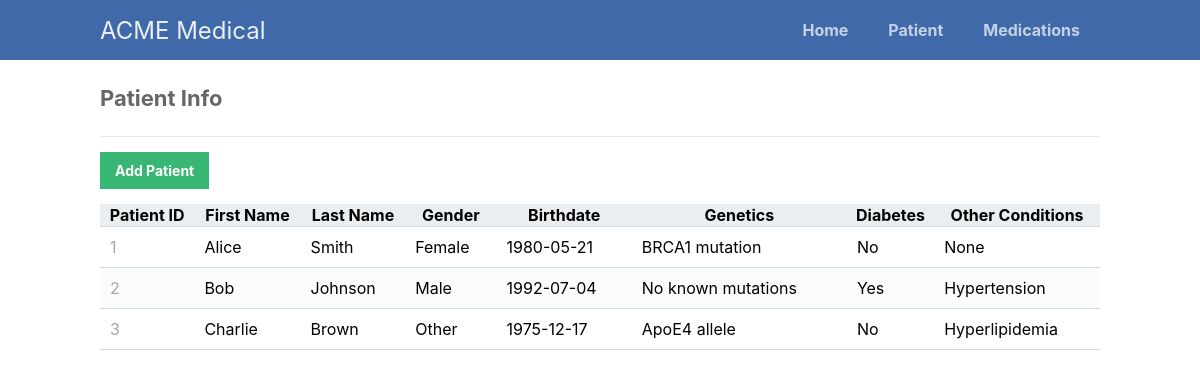
Screenshot of /scripts/patient/patient-portal.php with the database file from the repository.
### tables this page shows
CREATE TABLE IF NOT EXISTS PatientInformation (
  PatientID INT AUTO_INCREMENT PRIMARY KEY,
  FirstName VARCHAR(255) NOT NULL,
  LastName VARCHAR(255) NOT NULL,
  Gender ENUM('Male', 'Female', 'Other') NOT NULL,
  Birthdate DATE NOT NULL,
  Genetics TEXT,
  Diabetes ENUM('Yes', 'No') NOT NULL,
  OtherConditions TEXT
);

### scripts/patient/patient-portal.php (the view, shortened to what this page needs)
<?php
@include_once (APP_ROOT.APP_FOLDER_NAME . '/scripts/functions.php');
$pdo = pdo_connect_mysql();
$page = isset($_GET['page']) && is_numeric($_GET['page']) ? (int)$_GET['page'] : 1;
$records_per_page = 5;
$stmt = $pdo->prepare('SELECT * FROM PatientInformation ORDER BY PatientID LIMIT :current_page, :record_per_page');
$stmt->bindValue(':current_page', ($page-1)*$records_per_page, PDO::PARAM_INT);
$stmt->bindValue(':record_per_page', $records_per_page, PDO::PARAM_INT);
$stmt->execute();
$patients = $stmt->fetchAll(PDO::FETCH_ASSOC);
echo "
<div class='content read'>
	<h2>Patient Info</h2>
	<a href='patient-add.php' class='create-entry'>Add Patient</a>
    <table>
    <thead>
        <tr>
            <th>Patient ID</th>
            <th>First Name</th>
            <th>Last Name</th>
            <th>Gender</th>
            <th>Birthdate</th>
            <th>Genetics</th>
            <th>Diabetes</th>
            <th>Other Conditions</th>
        </tr>
        <thead>
        <tbody>";
foreach ($patients as $patient) {
    echo "<tr>";
    echo "<td>" . $patient["PatientID"] . "</td>";
    echo "<td>" . $patient["FirstName"] . "</td>";
    echo "<td>" . $patient["LastName"] . "</td>";
    echo "<td>" . $patient["Gender"] . "</td>";
    echo "<td>" . $patient["Birthdate"] . "</td>";
    echo "<td>" . $patient["Genetics"] . "</td>";
    echo "<td>" . $patient["Diabetes"] . "</td>";
    echo "<td>" . $patient["OtherConditions"] . "</td>";
};
echo "</tbody>
    </table>
<div class='pagination'>";
echo "
</div>
</div>";

### styles/style.css (style rules this page uses)
* { box-sizing: border-box; font-family: -apple-system, BlinkMacSystemFont, "segoe ui", roboto, oxygen, ubuntu, cantarell, "fira sans", "droid sans", "helvetica neue", Arial, sans-serif; font-size: 16px; -webkit-font-smoothing: antialiased; -moz-osx-font-smoothing: grayscale; }
body { background-color: #FFFFFF; margin: 0; }
.content { width: 1000px; margin: 0 auto; }
.content h2 { margin: 0; padding: 25px 0; font-size: 22px; border-bottom: 1px solid #ebebeb; color: #666666; }
.read .create-entry { display: inline-block; text-decoration: none; background-color: #38b673; font-weight: bold; font-size: 14px; color: #FFFFFF; padding: 10px 15px; margin: 15px 0; }
.read table { width: 100%; padding-top: 30px; border-collapse: collapse; }
.read table thead { background-color: #ebeef1; border-bottom: 1px solid #d3dae0; }
.read table tbody tr { border-bottom: 1px solid #d3dae0; }
.read table tbody tr:nth-child(even) { background-color: #fbfcfc; }
.read table tbody tr td { padding: 10px; }
.read table tbody tr td:nth-child(1) { color: #a5a7a9; }

### rows the page displays
patientinformation: PatientID "1", FirstName "Alice", LastName "Smith", Gender "Female", Birthdate "1980-05-21", Genetics "BRCA1 mutation", Diabetes "No", OtherConditions "None"
patientinformation: PatientID "2", FirstName "Bob", LastName "Johnson", Gender "Male", Birthdate "1992-07-04", Genetics "No known mutations", Diabetes "Yes", OtherConditions "Hypertension"
patientinformation: PatientID "3", FirstName "Charlie", LastName "Brown", Gender "Other", Birthdate "1975-12-17", Genetics "ApoE4 allele", Diabetes "No", OtherConditions "Hyperlipidemia"
